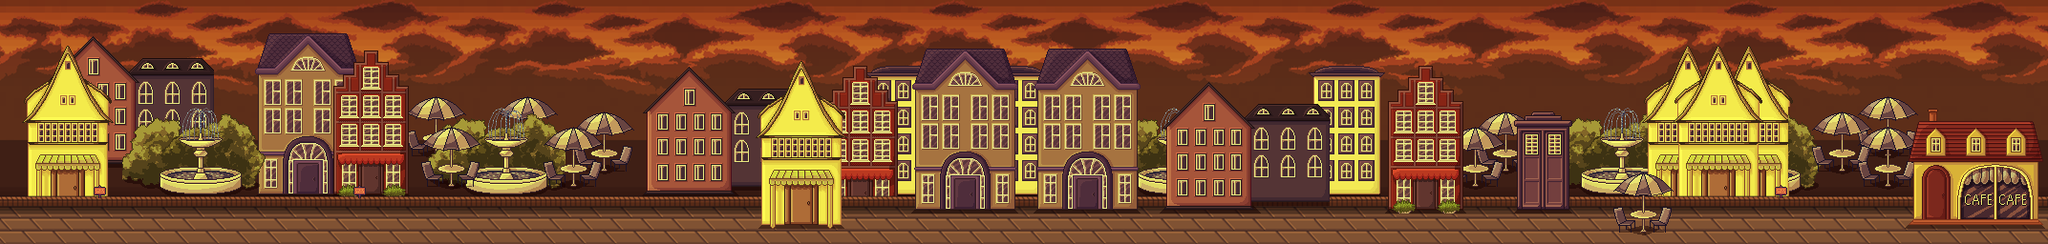

Below is a game level as drawn by its tile map, then a one-line description and the .tmx that defines it (tile-layer data replaced by summaries):
An orthogonal 134x16 tile map with 16x16 px tiles, 7 tile layers (Sky, Häuser-3, Häuser-2, Häuser-1, ...), 6 tilesets and 64 objects.

<map version="1.10" tiledversion="1.11.0" orientation="orthogonal" renderorder="right-down" width="134" height="16" tilewidth="16" tileheight="16" infinite="0" nextlayerid="22" nextobjectid="236">
 <tileset firstgid="1" source="tilesets/Luisenviertel/Luisenviertel-Sky.tsx" />
 <tileset firstgid="417" source="tilesets/Luisenviertel/Luisenviertel-Boden.tsx" />
 <tileset firstgid="833" source="tilesets/Luisenviertel/Luisenviertel-1-house.tsx" />
 <tileset firstgid="1249" source="tilesets/Luisenviertel/Luisenviertel-2-house.tsx" />
 <tileset firstgid="1353" source="tilesets/Luisenviertel/Luisenviertel-allHouses.tsx" />
 <tileset firstgid="2088" source="tilesets/sheet.tsx" />
 <objectgroup id="6" name="Walls">
  <object id="23" x="0" y="0.666667" height="254.333" />
  <object id="83" x="800" y="129.273" height="126.727" />
  <object id="122" x="880" y="128" height="128" />
  <object id="172" x="1744" y="192" height="48" />
  <object id="180" x="1744" y="192" height="48" />
  <object id="186" x="1696" y="193.208" height="46.7917" />
 </objectgroup>
 <objectgroup id="7" name="Items">
  <object id="53" template="object-templates/hammer.tx" x="432" y="192" />
  <object id="120" template="object-templates/page.tx" x="0" y="192">
   <properties>
    <property name="ID" type="int" value="0" />
   </properties>
  </object>
  <object id="127" template="object-templates/page.tx" x="528" y="80">
   <properties>
    <property name="ID" type="int" value="1" />
   </properties>
  </object>
  <object id="130" template="object-templates/key.tx" x="832" y="48" />
  <object id="159" template="object-templates/page.tx" x="1008" y="32">
   <properties>
    <property name="ID" type="int" value="2" />
   </properties>
  </object>
  <object id="205" template="object-templates/hammer.tx" x="1920" y="208" />
  <object id="206" template="object-templates/page.tx" x="2112" y="112">
   <properties>
    <property name="ID" type="int" value="4" />
   </properties>
  </object>
  <object id="232" template="object-templates/page.tx" x="1840" y="16">
   <properties>
    <property name="ID" type="int" value="3" />
   </properties>
  </object>
 </objectgroup>
 <objectgroup id="9" name="End">
  <object id="22" x="2000" y="144" width="131.5" height="86.3383" />
 </objectgroup>
 <objectgroup id="10" name="Enemies">
  <object id="115" template="object-templates/patrollingEnemy.tx" x="160" y="208">
   <properties>
    <property name="type" value="rotatingCoffeeBean" />
   </properties>
  </object>
  <object id="116" template="object-templates/patrollingEnemy.tx" x="640" y="192">
   <properties>
    <property name="type" value="rotatingCoffeeBean" />
   </properties>
  </object>
  <object id="131" template="object-templates/patrollingEnemy.tx" x="572.667" y="191.333">
   <properties>
    <property name="type" value="rotatingCoffeeBean" />
   </properties>
  </object>
  <object id="193" template="object-templates/knight.tx" x="1392" y="192">
   <properties>
    <property name="type" value="rotatingCoffeeBean" />
   </properties>
  </object>
  <object id="209" template="object-templates/knight.tx" x="1568" y="208">
   <properties>
    <property name="type" value="rotatingCoffeeBean" />
   </properties>
  </object>
  <object id="217" template="object-templates/knight.tx" x="1808" y="160">
   <properties>
    <property name="type" value="rotatingCoffeeBean" />
   </properties>
  </object>
  <object id="218" template="object-templates/knight.tx" x="1872" y="96">
   <properties>
    <property name="type" value="rotatingCoffeeBean" />
   </properties>
  </object>
  <object id="219" template="object-templates/knight.tx" x="1808" y="16">
   <properties>
    <property name="type" value="rotatingCoffeeBean" />
   </properties>
  </object>
 </objectgroup>
 <objectgroup id="11" name="MovingPlatform">
  <object id="125" template="object-templates/GoalPosition.tx" x="528" y="176" />
  <object id="126" template="object-templates/Schalter.tx" x="1024" y="208" />
  <object id="228" template="object-templates/SchalterMovingPlatform.tx" x="968" y="275">
   <properties>
    <property name="goalPosition" type="object" value="125" />
    <property name="rewindable" type="bool" value="false" />
    <property name="schalter" type="object" value="126" />
   </properties>
  </object>
  <object id="229" template="object-templates/SchalterMovingPlatform.tx" x="1800" y="267">
   <properties>
    <property name="goalPosition" type="object" value="231" />
    <property name="rewindable" type="bool" value="true" />
    <property name="schalter" type="object" value="230" />
   </properties>
  </object>
  <object id="230" template="object-templates/Schalter.tx" x="1632" y="208" />
  <object id="231" template="object-templates/GoalPosition.tx" x="1843" y="38" />
 </objectgroup>
 <objectgroup id="12" name="Ladder" />
 <objectgroup id="5" name="Ground">
  <object id="71" x="0" y="224" width="2143.35" height="31.9637" />
  <object id="110" x="800" y="112" width="80" height="16" />
  <object id="112" x="816" y="96" width="48" height="16" />
  <object id="113" x="832" y="80" width="16" height="16" />
  <object id="114" x="832" y="64" width="16" height="16" />
  <object id="147" x="960" y="48" width="96" height="16" />
  <object id="148" x="1088" y="48" width="96" height="16" />
  <object id="150" x="1260" y="86" width="10.875" height="10" />
  <object id="151" x="1252.38" y="96" width="27.5" height="16" />
  <object id="152" x="1238.38" y="112" width="53.375" height="16" />
  <object id="153" x="1308.25" y="110.25" width="83.5" height="16" />
  <object id="154" x="1463.25" y="94" width="58" height="16" />
  <object id="155" x="1472.25" y="81.8333" width="40" height="13.3333" />
  <object id="156" x="1485.75" y="70" width="15" height="11" />
  <object id="157" x="1454.25" y="106.5" width="76" height="14" />
  <object id="166" x="1696.67" y="183.333" width="48" height="51.6667" />
  <object id="169" x="1604" y="117.25" width="23" height="3.5" />
  <object id="170" x="1597" y="121" width="36" height="4.5" />
  <object id="171" x="1585.75" y="127" width="59.5" height="5.25" />
  <object id="181" x="1291.63" y="128" width="16" height="7.63636" />
  <object id="182" x="1295.25" y="117.75" width="4.25" height="9.625" />
  <object id="183" x="1299.63" y="123.75" width="3.625" height="3.5" />
  <object id="188" x="1228" y="121" width="11.6667" height="5" />
  <object id="204" x="2008.67" y="128.333" width="119" height="16" />
 </objectgroup>
 <objectgroup id="13" name="Signs">
  <object id="192" template="object-templates/sign.tx" x="96" y="192">
   <properties>
    <property name="Text" value="Die Kaffeebohnen aus dem Café sind entflohen und wollen Rache!!!" />
   </properties>
  </object>
  </objectgroup>
 <objectgroup id="14" name="Doors">
  <!-- 7 objects omitted --></objectgroup>
 <objectgroup id="15" name="Brick">
  <!-- 6 objects omitted --></objectgroup>
 <layer id="16" name="Sky" width="134" height="16">
  <data>[2144 cells, 2144 non-empty, 416 distinct tile ids]</data>
 </layer>
 <layer id="19" name="Häuser-3" width="134" height="16">
  <data>[2144 cells, 269 non-empty, 135 distinct tile ids]</data>
 </layer>
 <layer id="18" name="Häuser-2" width="134" height="16">
  <data>[2144 cells, 610 non-empty, 441 distinct tile ids]</data>
 </layer>
 <layer id="17" name="Häuser-1" width="134" height="16">
  <data>[2144 cells, 687 non-empty, 426 distinct tile ids]</data>
 </layer>
 <layer id="4" name="Boden" width="134" height="16">
  <data>[2144 cells, 2114 non-empty, 416 distinct tile ids]</data>
 </layer>
 <layer id="21" name="Schwebebahn" width="134" height="16">
  <data>[2144 cells, 0 non-empty, 0 distinct tile ids]</data>
 </layer>
 <layer id="20" name="Vordergrund" width="134" height="16">
  <data>[2144 cells, 563 non-empty, 473 distinct tile ids]</data>
 </layer>
</map>
<!-- 10 of 64 objects omitted -->
